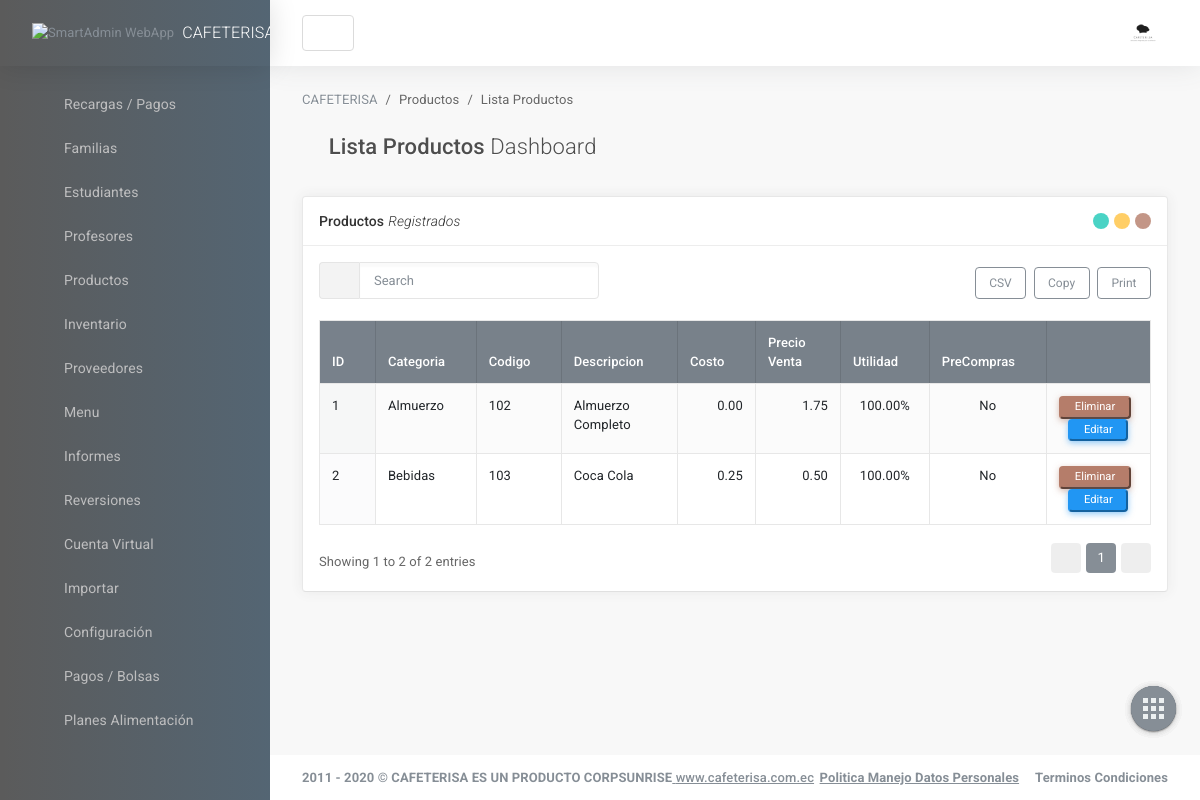
/listaProductos.php, run on the app's committed database.
### tables this page shows
CREATE TABLE productos (
	id_producto   		int(255) auto_increment not null,
	id_categoria		int(255) not null,
	id_clave_autorizacion int(255) not null,
	codigo_barras_producto		varchar(100),
	titulo_producto	  	varchar(100) not null,
	descripcion_producto	text,
	costo_producto			float(200,2) not null,
	precio_venta_producto	float(200,2) not null,
	cantidad_producto		int(255) not null,
	disponibilidad_inventario	char(1) not null,
	disponibilidad_precompra	char(1) not null,
	imagen_producto				varchar(255),
	CONSTRAINT pk_productos PRIMARY KEY(id_producto),
	CONSTRAINT fk_producto_categoria FOREIGN KEY(id_categoria) REFERENCES categorias_producto(id_categoria)
);

CREATE TABLE categorias_producto (
	id_categoria		int(255) auto_increment not null,
	nombre_categoria	varchar(100) not null,
	CONSTRAINT pk_categorias_productos PRIMARY KEY(id_categoria)
);

### include/helpers.php (called while the page is built, shortened)
<?php
	function conseguir_productos($conexion, $codigoProducto = null, $codigoCategoria = null){
		if ($codigoProducto != null) {
			$sql = "SELECT id_producto AS CODIGO_PRODUCTO, c.codigo_clave_autorizacion AS CLAVE_AUTORIZACION, cantidad_producto AS CANTIDAD_PRODUCTO FROM productos p INNER JOIN claves_autorizacion c ON p.id_clave_autorizacion = c.id_clave_autorizacion WHERE id_producto = '$codigoProducto'";
		}else{
			if ($codigoCategoria != null) {
				$sql = "SELECT id_producto AS CODIGO_PRODUCTO, descripcion_producto AS DESCRIPCION_PRODUCTO FROM productos WHERE id_categoria = $codigoCategoria ORDER BY id_producto ASC";
			}else{
				$sql = "SELECT p.id_producto AS CODIGO_PRODUCTO, c.codigo_clave_autorizacion AS CLAVE_AUTORIZACION, ca.nombre_categoria AS CATEGORIA_PRODUCTO, p.codigo_barras_producto CODIGO_BARRA, p.titulo_producto DESCRIPCION, p.descripcion_producto DESCRIPCION_ADICIONAL, p.costo_producto AS COSTO, p.precio_venta_producto AS PRECIO, p.cantidad_producto AS CANTIDAD_PRODUCTO, p.disponibilidad_inventario AS ESTADO_INVENTARIO, p.disponibilidad_precompra AS ESTADO_PRECOMPRA FROM productos p INNER JOIN claves_autorizacion c ON p.id_clave_autorizacion = c.id_clave_autorizacion INNER JOIN categorias_producto ca ON p.id_categoria = ca.id_categoria";
			}
		}
		$productos = mysqli_query($conexion, $sql);
		$result = array();
		if ($productos && mysqli_num_rows($productos) >=1) {
			$result = $productos;
		}
		return $result;
	}
?>

### listaProductos.php (the view, shortened to what this page needs)
<?php
require_once 'include/cabecera.php';
require_once 'include/helpers.php';
require_once 'include/conexion.php';
?>
                    <main id="js-page-content" role="main" class="page-content">
    <ol class="breadcrumb page-breadcrumb">
        <li class="breadcrumb-item"><a href="javascript:void(0);">CAFETERISA</a></li>
        <li class="breadcrumb-item">Productos</li>
        <li class="breadcrumb-item">Lista Productos</li>
    </ol>
    <div class="subheader">
        <h1 class="subheader-title">
            <i class='subheader-icon fal fa-home'></i> Lista Productos  <span class='fw-300'>Dashboard</span>
        </h1>
  </div>
  <div class="row">
      <div class="col-xl-12">
          <div id="panel-1" class="panel">
              <div class="panel-hdr">
                  <h2>
                      Productos <span class="fw-300"><i>Registrados</i></span>
                  </h2>
                  <div class="panel-toolbar">
                      <button class="btn btn-panel" data-action="panel-collapse" data-toggle="tooltip" data-offset="0,10" data-original-title="Minimizar"></button>
                      <button class="btn btn-panel" data-action="panel-fullscreen" data-toggle="tooltip" data-offset="0,10" data-original-title="Pantalla Completa"></button>
                      <button class="btn btn-panel" data-action="panel-close" data-toggle="tooltip" data-offset="0,10" data-original-title="Cerrar"></button>
                  </div>
              </div>
              <div class="panel-container show">
                  <div class="panel-content">
                      <table id="dt-basic-example" class="table table-bordered table-hover table-striped w-100">
                          <thead class="bg-primary-600">
                              <tr>
                                  <th>ID</th>
                                  <th>Categoria</th>
                                  <th>Codigo</th>
                                  <th>Descripcion</th>
                                  <th>Costo</th>
                                  <th>Precio Venta</th>
                                  <th>Utilidad</th>
                                  <th>PreCompras</th>
                                  <th>&nbsp;</th>
                              </tr>
                          </thead>
                          <tbody>
<?php
    $contador = 0;
    $productos =conseguir_productos($db);
    if(!empty($productos) && mysqli_num_rows($productos) >= 1):
        while ($producto = mysqli_fetch_assoc($productos)) :
            $contador++;
?>
                            <tr>
                                  <td><?=$contador?></td>
                                  <td><?=$producto['CATEGORIA_PRODUCTO']?></td>
                                  <td><?=$producto['CODIGO_PRODUCTO']?></td>
                                  <td><?=$producto['DESCRIPCION']?></td>
                                  <td align="right"><?=$producto['COSTO']?></td>
                                  <td align="right"><?=$producto['PRECIO']?></td>
                                  <td align="center">100.00%</td>
                                  <?php
                                    if($producto['ESTADO_PRECOMPRA'] == 1 ):
                                  ?>
                                        <td align="center">No</td>
                                   <?php else: ?>
                                        <td align="center">No</td>
                                   <?php endif; ?>
                                  <td align="center">
                                  <button type="button" class="btn-xs btn-danger" data-toggle="modal" data-target="#borrarProducto<?=$producto['CODIGO_PRODUCTO']?>">Eliminar</button>&nbsp;&nbsp;
                                  <button type="button" class="btn-xs btn-info" data-toggle="modal" data-target="#editarProducto<?=$producto['CODIGO_PRODUCTO']?>">Editar</button></td>
                                  </tr>
<?php
        endwhile;
    endif;
?>
                      </table>
                  </div>
              </div>
          </div>
      </div>
  </div>
</main>
                    <footer class="page-footer" role="contentinfo">
    <div class="d-flex align-items-center flex-1 text-muted">
        <span class="hidden-md-down fw-700">2011 - 2020 © CAFETERISA ES UN PRODUCTO CORPSUNRISE<a href='https://www.cafeterisa.com.ec' class='text-primary fw-500' title='gotbootstrap.com' target='_blank'> www.cafeterisa.com.ec</a></span>
    </div>
    <div>
        <ul class="list-table m-0">
            <li><a href="https://www.katu.com.co/docs/politicaManejoDatosPersonales.pdf" target="_blank"class="text-secondary fw-700">Politica Manejo Datos Personales</a></li>
            <li class="pl-3"><a href="https://www.katu.com/docs/terminosCondiciones.pdf" class="text-secondary fw-700">Terminos Condiciones</a></li>
            </ul>
    </div>
</footer>
                </div>
            </div>
        </div>
<nav class="shortcut-menu d-none d-sm-block">
    <label for="menu_open" class="menu-open-button ">
        <span class="app-shortcut-icon d-block"></span>
    </label>
    <a href="#" class="menu-item btn" data-toggle="tooltip" data-placement="left" title="Scroll Incio">
    </a>
    <a href="salir.php" class="menu-item btn" data-toggle="tooltip" data-placement="left" title="Salir">
    </a>
    <a href="#" class="menu-item btn" data-action="app-fullscreen" data-toggle="tooltip" data-placement="left" title="Pantalla Completa">
    </a>
    <a href="#" class="menu-item btn" data-action="app-print" data-toggle="tooltip" data-placement="left" title="Imprimir Pagina">
    </a>
</nav>
    </body>
</html>

### css/datagrid/datatables/datatables.bundle.css (style rules this page uses)
table.dataTable { clear: both; margin-top: 6px !important; margin-bottom: 6px !important; max-width: none !important; border-collapse: separate !important; border-spacing: 0; }
table.dataTable td, table.dataTable th { -webkit-box-sizing: content-box; box-sizing: content-box; }
table.dataTable thead > tr > th.sorting_asc, table.dataTable thead > tr > th.sorting_desc, table.dataTable thead > tr > th.sorting, table.dataTable thead > tr > td.sorting_asc, table.dataTable thead > tr > td.sorting_desc, table.dataTable thead > tr > td.sorting { padding-right: 30px; }
table.dataTable thead .sorting, table.dataTable thead .sorting_asc, table.dataTable thead .sorting_desc, table.dataTable thead .sorting_asc_disabled, table.dataTable thead .sorting_desc_disabled { cursor: pointer; position: relative; }
table.dataTable thead .sorting:before, table.dataTable thead .sorting:after, table.dataTable thead .sorting_asc:before, table.dataTable thead .sorting_asc:after, table.dataTable thead .sorting_desc:before, table.dataTable thead .sorting_desc:after, table.dataTable thead .sorting_asc_disabled:before, table.dataTable thead .sorting_asc_disabled:after, table.dataTable thead .sorting_desc_disabled:before, table.dataTable thead .sorting_desc_disabled:after { position: absolute; bottom: 0.9em; display: block; opacity: 0.3; }
table.dataTable thead .sorting:before, table.dataTable thead .sorting_asc:before, table.dataTable thead .sorting_desc:before, table.dataTable thead .sorting_asc_disabled:before, table.dataTable thead .sorting_desc_disabled:before { right: 1em; content: "\2191"; }
table.dataTable thead .sorting:after, table.dataTable thead .sorting_asc:after, table.dataTable thead .sorting_desc:after, table.dataTable thead .sorting_asc_disabled:after, table.dataTable thead .sorting_desc_disabled:after { right: 0.5em; content: "\2193"; }
table.dataTable thead .sorting_asc:before, table.dataTable thead .sorting_desc:after { opacity: 1; }
table.table-bordered.dataTable th, table.table-bordered.dataTable td { border-left-width: 0; }
table.table-bordered.dataTable th:last-child, table.table-bordered.dataTable th:last-child, table.table-bordered.dataTable td:last-child, table.table-bordered.dataTable td:last-child { border-right-width: 0; }
table.table-bordered.dataTable tbody th, table.table-bordered.dataTable tbody td { border-bottom-width: 0; }
.sorting_asc, .sorting_desc, .even .sorting_1 { background-color: rgba(134, 142, 150, 0.03); }
.odd .sorting_1 { background-color: rgba(134, 142, 150, 0.04); }
table.dataTable { margin-top: 0 !important; margin-bottom: 1rem !important; }
table.dataTable thead .sorting:before, table.dataTable thead .sorting_asc:before, table.dataTable thead .sorting_desc:before, table.dataTable thead .sorting_asc_disabled:before, table.dataTable thead .sorting_desc_disabled:before { right: 1rem !important; content: "\f175"; font-size: 14px; font-family: 'Font Awesome 5 Pro'; }
table.dataTable thead .sorting:after, table.dataTable thead .sorting_asc:after, table.dataTable thead .sorting_desc:after, table.dataTable thead .sorting_asc_disabled:after, table.dataTable thead .sorting_desc_disabled:after { right: 0.5rem !important; content: "\f176"; font-size: 14px; font-family: 'Font Awesome 5 Pro'; }

### data on the page
productos: id_categoria.nombre_categoria "Almuerzo", id_producto "102", titulo_producto "Almuerzo Completo", costo_producto "0.00", precio_venta_producto "1.75", disponibilidad_precompra "No"
productos: id_categoria.nombre_categoria "Bebidas", id_producto "103", titulo_producto "Coca Cola", costo_producto "0.25", precio_venta_producto "0.50", disponibilidad_precompra "No"
